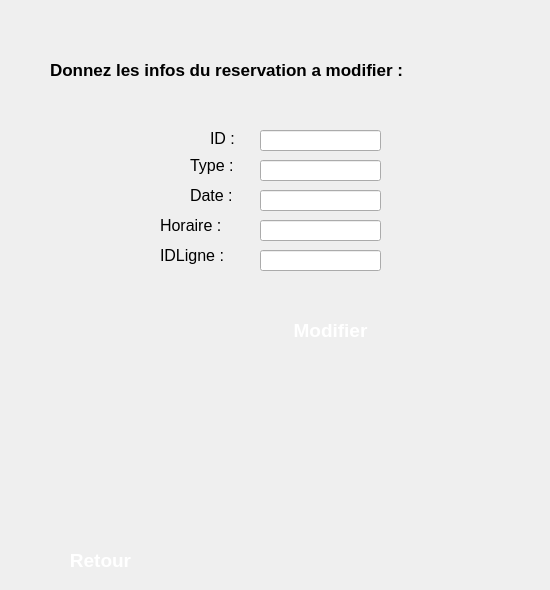
      <widget class="QWidget" name="page_4">
       <widget class="QLabel" name="label_34">
        <property name="geometry">
         <rect>
          <x>160</x>
          <y>240</y>
          <width>101</width>
          <height>31</height>
         </rect>
        </property>
        <property name="font">
         <font>
          <pointsize>12</pointsize>
         </font>
        </property>
        <property name="text">
         <string>IDLigne :</string>
        </property>
       </widget>
       <widget class="QLineEdit" name="lineEdit_11">
        <property name="geometry">
         <rect>
          <x>260</x>
          <y>190</y>
          <width>121</width>
          <height>21</height>
         </rect>
        </property>
        <property name="text">
         <string/>
        </property>
       </widget>
       <widget class="QLineEdit" name="lineEdit_13">
        <property name="geometry">
         <rect>
          <x>260</x>
          <y>250</y>
          <width>121</width>
          <height>21</height>
         </rect>
        </property>
        <property name="text">
         <string/>
        </property>
       </widget>
       <widget class="QLabel" name="label_35">
        <property name="geometry">
         <rect>
          <x>190</x>
          <y>180</y>
          <width>71</width>
          <height>31</height>
         </rect>
        </property>
        <property name="font">
         <font>
          <pointsize>12</pointsize>
         </font>
        </property>
        <property name="text">
         <string>Date :</string>
        </property>
       </widget>
       <widget class="QLabel" name="label_36">
        <property name="geometry">
         <rect>
          <x>50</x>
          <y>60</y>
          <width>491</width>
          <height>20</height>
         </rect>
        </property>
        <property name="font">
         <font>
          <pointsize>13</pointsize>
          <weight>75</weight>
          <bold>true</bold>
         </font>
        </property>
        <property name="text">
         <string>Donnez les infos du reservation a modifier :</string>
        </property>
       </widget>
       <widget class="QLineEdit" name="lineEdit_12">
        <property name="geometry">
         <rect>
          <x>260</x>
          <y>220</y>
          <width>121</width>
          <height>21</height>
         </rect>
        </property>
        <property name="text">
         <string/>
        </property>
       </widget>
       <widget class="QLabel" name="label_37">
        <property name="geometry">
         <rect>
          <x>160</x>
          <y>210</y>
          <width>91</width>
          <height>31</height>
         </rect>
        </property>
        <property name="font">
         <font>
          <pointsize>12</pointsize>
         </font>
        </property>
        <property name="text">
         <string>Horaire :</string>
        </property>
       </widget>
       <widget class="QPushButton" name="pushButton_9">
        <property name="geometry">
         <rect>
          <x>240</x>
          <y>310</y>
          <width>181</width>
          <height>41</height>
         </rect>
        </property>
        <property name="font">
         <font>
          <pointsize>14</pointsize>
          <weight>75</weight>
          <bold>true</bold>
         </font>
        </property>
        <property name="styleSheet">
         <string notr="true">#pushButton_9{
background-color: transparent;
background-image: url(C:/Users/amdouni/Desktop/Res_Clients/black.png);
border: none;
color:white;
background-repeat: none;
}</string>
        </property>
        <property name="text">
         <string>Modifier</string>
        </property>
       </widget>
       <widget class="QLabel" name="label_38">
        <property name="geometry">
         <rect>
          <x>190</x>
          <y>150</y>
          <width>71</width>
          <height>31</height>
         </rect>
        </property>
        <property name="font">
         <font>
          <pointsize>12</pointsize>
         </font>
        </property>
        <property name="text">
         <string>Type :</string>
        </property>
       </widget>
       <widget class="QLineEdit" name="lineEdit_9">
        <property name="geometry">
         <rect>
          <x>260</x>
          <y>130</y>
          <width>121</width>
          <height>21</height>
         </rect>
        </property>
        <property name="text">
         <string/>
        </property>
        <property name="readOnly">
         <bool>false</bool>
        </property>
       </widget>
       <widget class="QLineEdit" name="lineEdit_10">
        <property name="geometry">
         <rect>
          <x>260</x>
          <y>160</y>
          <width>121</width>
          <height>21</height>
         </rect>
        </property>
        <property name="text">
         <string/>
        </property>
       </widget>
       <widget class="QLabel" name="label_39">
        <property name="geometry">
         <rect>
          <x>210</x>
          <y>130</y>
          <width>55</width>
          <height>16</height>
         </rect>
        </property>
        <property name="font">
         <font>
          <pointsize>12</pointsize>
         </font>
        </property>
        <property name="text">
         <string>ID :</string>
        </property>
       </widget>
       <widget class="QLabel" name="label_40">
        <property name="geometry">
         <rect>
          <x>144</x>
          <y>440</y>
          <width>141</width>
          <height>51</height>
         </rect>
        </property>
        <property name="font">
         <font>
          <pointsize>12</pointsize>
         </font>
        </property>
        <property name="text">
         <string/>
        </property>
       </widget>
       <widget class="QPushButton" name="pushButton_12">
        <property name="geometry">
         <rect>
          <x>10</x>
          <y>540</y>
          <width>181</width>
          <height>41</height>
         </rect>
        </property>
        <property name="font">
         <font>
          <pointsize>14</pointsize>
          <weight>75</weight>
          <bold>true</bold>
         </font>
        </property>
        <property name="styleSheet">
         <string notr="true">#pushButton_12{
background-color: transparent;
background-image: url(C:/Users/amdouni/Desktop/Res_Clients/black.png);
border: none;
color:white;
background-repeat: none;
}</string>
        </property>
        <property name="text">
         <string>Retour</string>
        </property>
       </widget>
      </widget>
